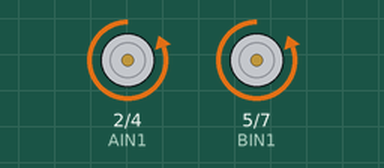
Recording of a sketch running on a simulated Arduino Uno, built with avr-gcc and run on an emulated ATmega328P. On the bench: motor-driver pin pairs drawn as motors (green arrow = first pin HIGH = forward, orange = second pin HIGH = backward, longer = more drive, scaled by the enable pin).

Above: at 0.1 s.
At 1.1 s:
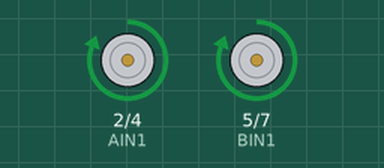
At 2.1 s:
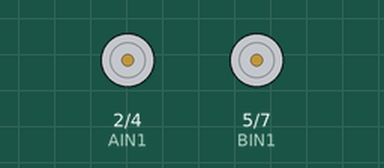
Timing chart, 0 to 3.6 s (numbered marks = the images above):
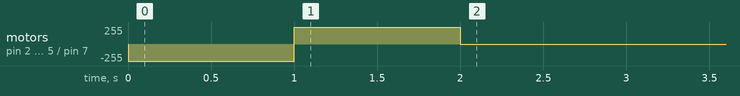

The sketch:

shield.ino
```cpp
#define PWMA 3
#define AIN1 2
#define AIN2 4
#define PWMB 6
#define BIN1 5
#define BIN2 7

void setup() {
  pinMode (PWMA, OUTPUT);
  pinMode (PWMA, OUTPUT);
  pinMode (AIN1, OUTPUT);
  pinMode (AIN2, OUTPUT);
  pinMode (BIN1, OUTPUT);
  pinMode (BIN2, OUTPUT);
  analogWrite(PWMA, 255);
  digitalWrite(AIN1, 0);
  digitalWrite(AIN2, 1);
  analogWrite(PWMB, 255);
  digitalWrite(BIN1, 0);
  digitalWrite(BIN2, 1);
  delay(1000);
  analogWrite(PWMA, 255);
  digitalWrite(AIN1, 1);
  digitalWrite(AIN2, 0);
  analogWrite(PWMB, 255);
  digitalWrite(BIN1, 1);
  digitalWrite(BIN2, 0);
  delay(1000);
  analogWrite(PWMA, 0);
  digitalWrite(AIN1, 0);
  digitalWrite(AIN2, 1);
  analogWrite(PWMB, 0);
  digitalWrite(BIN1, 0);
  digitalWrite(BIN2, 1);
}

void loop() {

}
```
